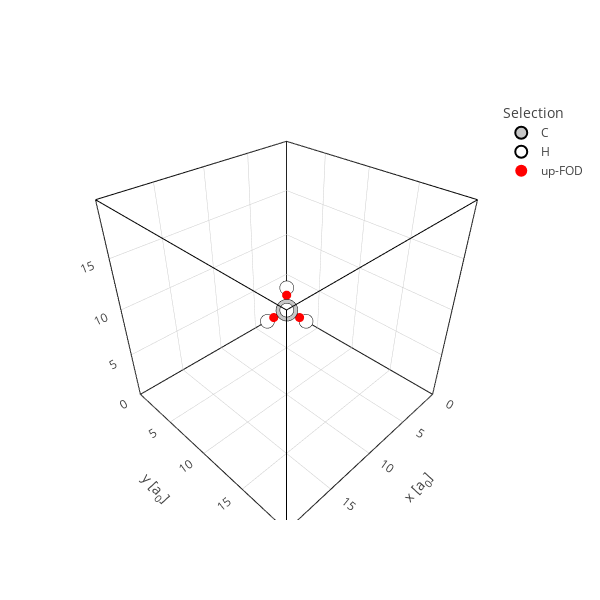

This figure's notebook cell:
### Code cell
# One could calculate the center of masses from the Wannier orbitals...
coms = orbital_center(atoms, wannier[0])
atoms.view(coms)

### Figure 1 — Plotly figure (JSON) as saved in the notebook; plotly's stock layout.template omitted (floating-point values rounded to 4 significant figures)
{"data": [{"marker": {"color": "black", "size": 0.1}, "name": "Unit cell", "showlegend": false, "type": "scatter3d", "x": [0.0, 0.0], "y": [0.0, 0.0], "z": [0.0, 20.0]}, {"marker": {"color": "black", "size": 0.1}, "name": "Unit cell", "showlegend": false, "type": "scatter3d", "x": [0.0, 0.0], "y": [0.0, 20.0], "z": [0.0, 0.0]}, {"marker": {"color": "black", "size": 0.1}, "name": "Unit cell", "showlegend": false, "type": "scatter3d", "x": [0.0, 20.0], "y": [0.0, 0.0], "z": [0.0, 0.0]}, {"marker": {"color": "black", "size": 0.1}, "name": "Unit cell", "showlegend": false, "type": "scatter3d", "x": [0.0, 0.0], "y": [0.0, 20.0], "z": [20.0, 20.0]}, {"marker": {"color": "black", "size": 0.1}, "name": "Unit cell", "showlegend": false, "type": "scatter3d", "x": [0.0, 20.0], "y": [0.0, 0.0], "z": [20.0, 20.0]}, {"marker": {"color": "black", "size": 0.1}, "name": "Unit cell", "showlegend": false, "type": "scatter3d", "x": [0.0, 0.0], "y": [20.0, 20.0], "z": [0.0, 20.0]}, {"marker": {"color": "black", "size": 0.1}, "name": "Unit cell", "showlegend": false, "type": "scatter3d", "x": [0.0, 20.0], "y": [20.0, 20.0], "z": [0.0, 0.0]}, {"marker": {"color": "black", "size": 0.1}, "name": "Unit cell", "showlegend": false, "type": "scatter3d", "x": [0.0, 20.0], "y": [20.0, 20.0], "z": [20.0, 20.0]}, {"marker": {"color": "black", "size": 0.1}, "name": "Unit cell", "showlegend": false, "type": "scatter3d", "x": [20.0, 20.0], "y": [0.0, 0.0], "z": [0.0, 20.0]}, {"marker": {"color": "black", "size": 0.1}, "name": "Unit cell", "showlegend": false, "type": "scatter3d", "x": [20.0, 20.0], "y": [0.0, 20.0], "z": [0.0, 0.0]}, {"marker": {"color": "black", "size": 0.1}, "name": "Unit cell", "showlegend": false, "type": "scatter3d", "x": [20.0, 20.0], "y": [0.0, 20.0], "z": [20.0, 20.0]}, {"marker": {"color": "black", "size": 0.1}, "name": "Unit cell", "showlegend": false, "type": "scatter3d", "x": [20.0, 20.0], "y": [20.0, 20.0], "z": [0.0, 20.0]}, {"marker": {"color": "#c7c7c7", "line": {"color": "black", "width": 2}, "size": 7.53}, "mode": "markers", "name": "C", "type": "scatter3d", "x": [10.0], "y": [10.0], "z": [10.0]}, {"marker": {"color": "#ffffff", "line": {"color": "black", "width": 2}, "size": 4.809}, "mode": "markers", "name": "H", "type": "scatter3d", "x": [11.19, 11.19, 8.814, 8.814], "y": [11.19, 8.814, 11.19, 8.814], "z": [11.19, 8.814, 8.814, 11.19]}, {"marker": {"color": "red", "size": 3.142}, "mode": "markers", "name": "up-FOD", "type": "scatter3d", "x": [10.79, 9.213, 10.79, 9.213], "y": [10.79, 10.79, 9.213, 9.213], "z": [10.79, 9.213, 9.213, 10.79]}], "layout": {"height": 600, "hoverlabel": {"bgcolor": "black"}, "legend": {"itemsizing": "constant", "title": {"text": "Selection"}}, "scene": {"aspectmode": "data", "xaxis": {"range": [0, 20], "title": {"text": "x [a<sub>0</sub>]"}}, "yaxis": {"range": [0, 20], "title": {"text": "y [a<sub>0</sub>]"}}, "zaxis": {"range": [0, 20], "title": {"text": "z [a<sub>0</sub>]"}}}, "width": 600}}
